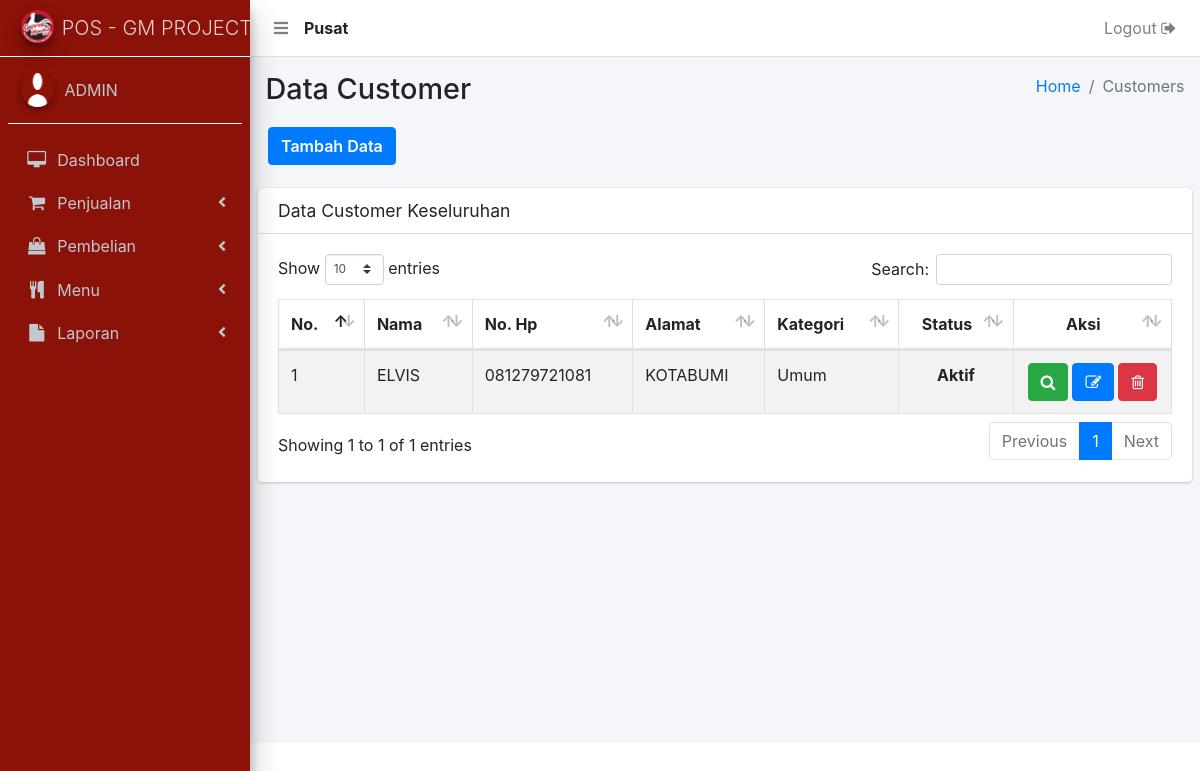
/customer.php (signed in), run on the app's committed database.
### tables this page shows
CREATE TABLE `user` (
  `user_id` int(11) NOT NULL,
  `user_nama` varchar(500) NOT NULL,
  `user_no_hp` varchar(250) NOT NULL,
  `user_alamat` text NOT NULL,
  `user_email` varchar(250) NOT NULL,
  `user_password` varchar(500) NOT NULL,
  `user_create` varchar(250) NOT NULL,
  `user_level` varchar(250) NOT NULL,
  `user_status` varchar(250) NOT NULL,
  `user_cabang` int(11) NOT NULL
);

CREATE TABLE `customer` (
  `customer_id` int(11) NOT NULL,
  `customer_nama` varchar(500) NOT NULL,
  `customer_tlpn` varchar(250) NOT NULL,
  `customer_email` varchar(250) NOT NULL,
  `customer_alamat` text NOT NULL,
  `customer_create` varchar(250) NOT NULL,
  `customer_status` varchar(250) NOT NULL,
  `customer_category` int(11) NOT NULL,
  `customer_cabang` int(11) NOT NULL
);

### _header-artibut.php (called while the page is built, shortened)
<?php
  	include 'aksi/functions.php';
    $userLoginCabang = mysqli_query( $conn, "select user_cabang from user where user_id = '".$_SESSION['user_id']."'");
    $sessionCabangData = mysqli_fetch_array($userLoginCabang);
    $sessionCabang     = $sessionCabangData['user_cabang'];
    if ( $sessionCabang < 1 ) {
      $tipeToko = "Pusat";
    } else {
      $tipeToko = "Cabang ".$sessionCabang;
    }
?>

### aksi/functions.php (called while the page is built, shortened)
<?php
include 'koneksi.php';
function query($query) {
	global $conn;
	$result = mysqli_query($conn, $query);
	$rows = [];
	while ( $row = mysqli_fetch_assoc($result) ) {
		$rows[] = $row;
	}
	return $rows;
}
?>

### customer.php (the view, shortened to what this page needs)
<?php
  include '_header.php';
  include '_nav.php';
  include '_sidebar.php';
?>
  <div class="content-wrapper">
    <section class="content-header">
      <div class="container-fluid">
        <div class="row mb-2">
          <div class="col-sm-6">
            <h1>Data Customer</h1>
          </div>
          <div class="col-sm-6">
            <ol class="breadcrumb float-sm-right">
              <li class="breadcrumb-item"><a href="bo">Home</a></li>
              <li class="breadcrumb-item active">Customers</li>
            </ol>
          </div>
          <div class="tambah-data">
          	<a href="customer-add" class="btn btn-primary">Tambah Data</a>
          </div>
        </div>
      </div>
    </section>
    <?php
    	$data = query("SELECT * FROM customer WHERE customer_cabang = $sessionCabang ORDER BY customer_id DESC");
    ?>
    <section class="content">
      <div class="row">
        <div class="col-12">
          <div class="card">
            <div class="card-header">
              <h3 class="card-title">Data Customer Keseluruhan</h3>
            </div>
            <div class="card-body">
              <div class="table-auto">
                <table id="example1" class="table table-bordered table-striped">
                  <thead>
                  <tr>
                    <th>No.</th>
                    <th style="text-transform: capitalize;">Nama</th>
                    <th>No. Hp</th>
                    <th>Alamat</th>
                    <th>Kategori</th>
                    <th style="text-align: center;">Status</th>
                    <th style="text-align: center; width: 14%;">Aksi</th>
                  </tr>
                  </thead>
                  <tbody>
                  <?php $i = 1; ?>
                  <?php foreach ( $data as $row ) : ?>
                    <?php if ( $row['customer_id'] > 1 && $row['customer_nama'] !== "Customer Umum" ) { ?>
                  <tr>
                    	<td><?= $i; ?></td>
                    	<td><?= $row['customer_nama']; ?></td>
                     	<td><?= $row['customer_tlpn']; ?></td>
                     	<td>
                        <?php
                          $alamat = $row['customer_alamat'];
                          $alamat1 = substr($row['customer_alamat'],0,18) . '...';
                            if ( str_word_count($alamat) > 2 ) {
                              echo($alamat1);
                            } else {
                              echo($alamat);
                            }
                        ?>
                      </td>
                      <td>
                        <?php
                          if ( $row['customer_category'] == 1 ) {
                              $customer_category = "Grosir 1";
                          } elseif ( $row['customer_category'] == 2 ) {
                              $customer_category = "Grosir 2";
                          } else {
                              $customer_category = "Umum";
                          }
                          echo $customer_category;
                        ?>
                      </td>
                      <td style="text-align: center;">
                      	<?php
                      		if ( $row['customer_status'] === "1" ) {
                      			echo "<b>Aktif</b>";
                      		} else {
                      			echo "<b style='color: red;'>Tidak Aktif</b>";
                      		}
                      	?>
                      </td>
                      <td class="orderan-online-button">
                        <?php $id = $row["customer_id"]; ?>
                      	<a href="customer-zoom?id=<?= $id; ?>" title="Zoom Data">
                              <button class="btn btn-success" type="submit">
                                 <i class="fa fa-search"></i>
                              </button>
                          </a>
                      	<a href="customer-edit?id=<?= $id; ?>" title="Edit Data">
                              <button class="btn btn-primary" type="submit">
                                 <i class="fa fa-edit"></i>
                              </button>
                          </a>
                          <a href="customer-delete?id=<?= $id; ?>" onclick="return confirm('Yakin dihapus ?')" title="Delete Data">
                              <button class="btn btn-danger" type="submit" name="hapus">
                                  <i class="fa fa-trash-o"></i>
                              </button>
                          </a>
                      </td>
                  </tr>
                    <?php } ?>
                  <?php $i++; ?>
              	<?php endforeach; ?>
                </tbody>
                </table>
              </div>
            </div>
          </div>
        </div>
      </div>
    </section>
  </div>
</div>
<?php include '_footer.php'; ?>
</body>
</html>

### _nav.php (shortened to what this page needs)
<nav class="main-header navbar navbar-expand navbar-white navbar-light">
    <ul class="navbar-nav">
      <li class="nav-item">
        <a class="nav-link" data-widget="pushmenu" href="#"><i class="fas fa-bars"></i></a>
      </li>
      <li class="nav-item" style="padding-top: 8px;">
        <?php
          echo "<b>".$tipeToko."</b>";
        ?>
      </li>
    </ul>
    <ul class="navbar-nav ml-auto">
      <li class="nav-item">
        <a href="<?php echo "aksi/logout.php?logout";?>"onclick="return confirm('Apakah anda yakin logout ?')" class="nav-link">Logout <i class="fa fa-sign-out"></i>
        </a>
      </li>
    </ul>
  </nav>

### data on the page
user: user_cabang "Pusat"
customer: customer_nama "ELVIS", customer_tlpn "081279721081", customer_alamat "KOTABUMI", customer_category "Umum", customer_status "Aktif"

### other printed values
$_SESSION['user_nama'] "ADMIN"
